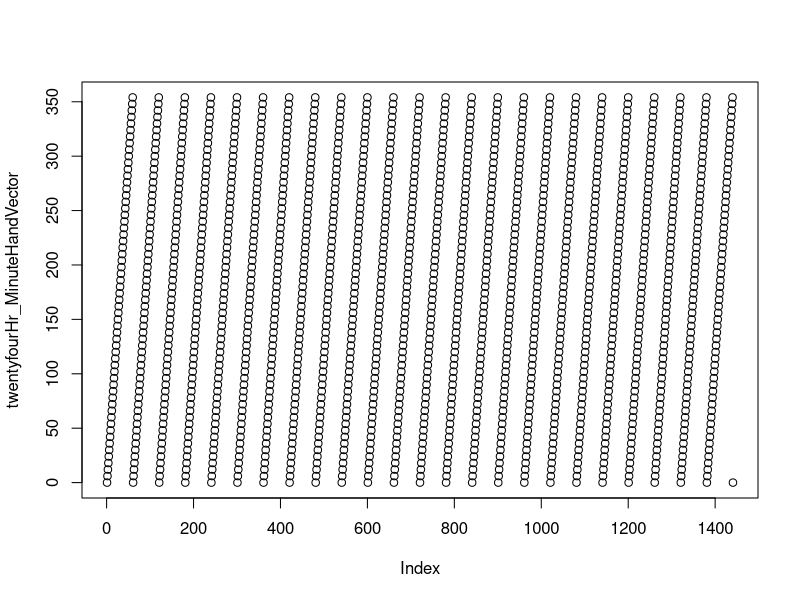
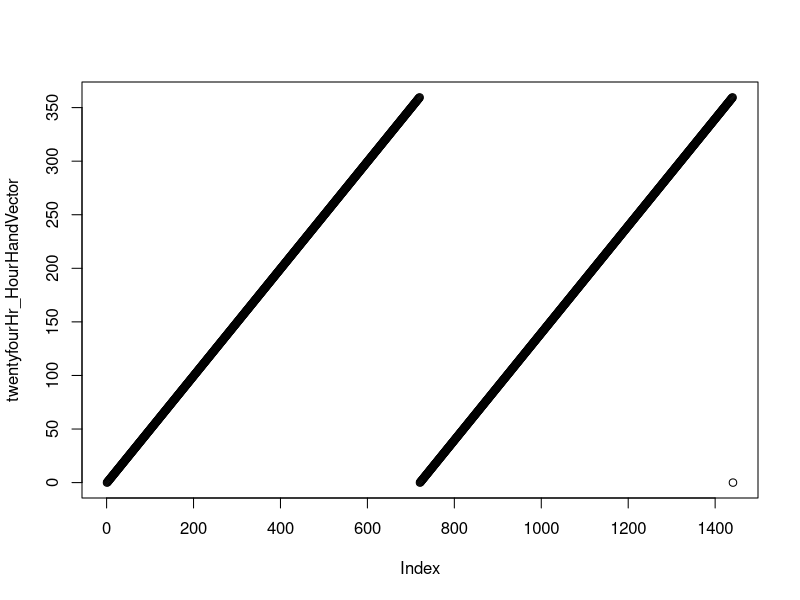

Generate these figures, in order, with R:
library(tidyverse)
#Split the clock into 360 degrees, the hour hand moves 0.5 degrees a minute
twelveHr_HourHandVector <- seq(0,360, by=0.5)

#Make a vector for the daily degree location of the hour hand once a minute
#Remember that we only want to count noon once!
twentyfourHr_HourHandVector <- c(twelveHr_HourHandVector,
                                 twelveHr_HourHandVector[2:length(twelveHr_HourHandVector)])

#Split the clock into 360 degrees, the minute hand moves 6 degreees a minute
oneHr_MinuteHandVector <- seq(0,360, by = 6)

#Make a vector for the daily degree location of the minute hand once a minute
#Remember that we only want to count top of the hour once!
twentyfourHr_MinuteHandVector <- c(oneHr_MinuteHandVector,#hour1
                                   oneHr_MinuteHandVector[2:length(oneHr_MinuteHandVector)],oneHr_MinuteHandVector[2:length(oneHr_MinuteHandVector)],
                                   oneHr_MinuteHandVector[2:length(oneHr_MinuteHandVector)],oneHr_MinuteHandVector[2:length(oneHr_MinuteHandVector)],
                                   oneHr_MinuteHandVector[2:length(oneHr_MinuteHandVector)],oneHr_MinuteHandVector[2:length(oneHr_MinuteHandVector)],
                                   oneHr_MinuteHandVector[2:length(oneHr_MinuteHandVector)],oneHr_MinuteHandVector[2:length(oneHr_MinuteHandVector)],
                                   oneHr_MinuteHandVector[2:length(oneHr_MinuteHandVector)],oneHr_MinuteHandVector[2:length(oneHr_MinuteHandVector)],#hour11
                                   oneHr_MinuteHandVector[2:length(oneHr_MinuteHandVector)],oneHr_MinuteHandVector[2:length(oneHr_MinuteHandVector)],
                                   oneHr_MinuteHandVector[2:length(oneHr_MinuteHandVector)],oneHr_MinuteHandVector[2:length(oneHr_MinuteHandVector)],
                                   oneHr_MinuteHandVector[2:length(oneHr_MinuteHandVector)],oneHr_MinuteHandVector[2:length(oneHr_MinuteHandVector)],
                                   oneHr_MinuteHandVector[2:length(oneHr_MinuteHandVector)],oneHr_MinuteHandVector[2:length(oneHr_MinuteHandVector)],
                                   oneHr_MinuteHandVector[2:length(oneHr_MinuteHandVector)],oneHr_MinuteHandVector[2:length(oneHr_MinuteHandVector)],
                                   oneHr_MinuteHandVector[2:length(oneHr_MinuteHandVector)],oneHr_MinuteHandVector[2:length(oneHr_MinuteHandVector)],
                                   oneHr_MinuteHandVector[2:length(oneHr_MinuteHandVector)])

#stop confusing 360 and 0 degrees and standardize on "0"
twentyfourHr_HourHandVector <- replace(twentyfourHr_HourHandVector, twentyfourHr_HourHandVector==360, 0)
twentyfourHr_MinuteHandVector <- replace(twentyfourHr_MinuteHandVector, twentyfourHr_MinuteHandVector==360, 0)

#Do some plotting of each of the clock hands
plot(twentyfourHr_MinuteHandVector)

plot(twentyfourHr_HourHandVector)

#Create a dataframe for the clock hands called "clock"
clock <- data.frame(twentyfourHr_HourHandVector,twentyfourHr_MinuteHandVector )